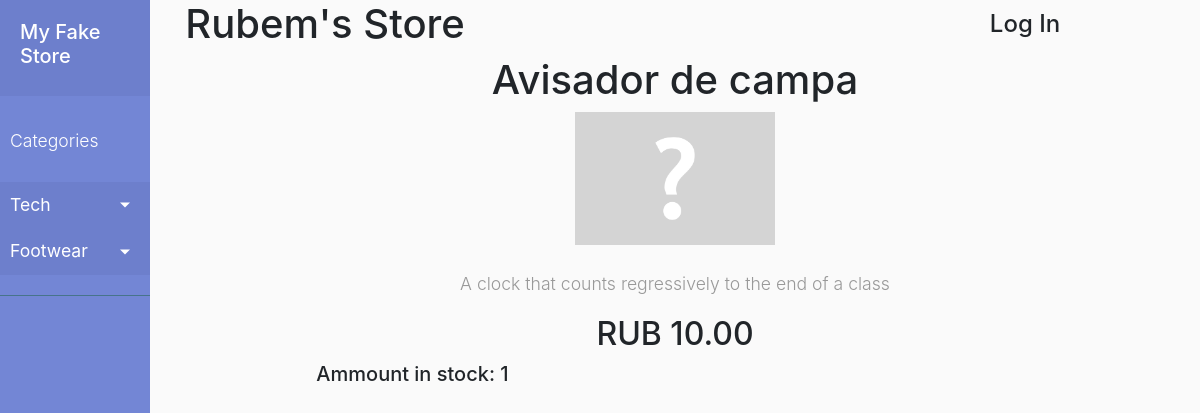
Screenshot of /items/3 with the database file from the repository.
### store/models.py (models this page shows, shortened)
class storeCategory(models.Model):
    name = models.CharField(max_length=40)
    description = models.CharField(max_length=100)
    parent_id = models.ForeignKey("storeCategory", on_delete=models.SET_NULL, null=True, blank=True)

class storeItem(models.Model):
    image = models.ImageField(null=True, blank=True, upload_to=get_media_path)
    name = models.CharField(max_length=40)
    description = models.CharField(max_length=200)
    price = models.DecimalField(max_digits=10, decimal_places=2)
    category_id = models.ForeignKey(storeCategory, on_delete=models.SET_NULL, null=True, blank=True)
    inStock = models.IntegerField()

### store/views.py (the view)
# urls.py: path('items/<int:id>', views.get_item_page),
def get_item_page(request, id):
    user = request.user
    categories = storeCategory.objects.all()
    item = storeItem.objects.get(id=id)
    return render(request, 'store/item_page.html', {'item' : item, 'categories':categories })

### store/templates/store/item_page.html (shortened to what this page needs)
{% extends 'store/base.html' %}
{% block content %}
<div class="row align-items-center">
    <div class="col" id="item_name">
        <a><h1>{{item.name}}</h1> </a>
    </div>
</div>
<div class="row align-items-center">
    <div class="col">
        {% if item.image %}
        <img src="{{item.image.url}}" style="height:200px;">
        {% else %}
        <img src="/media/none.png" style="width: 200px;">
        {% endif %}
    </div>
</div>
<br>
<div class="row align-items-center">
    <div class="col">
        <p>{{item.description}}</p>
    </div>
</div>
<div class="row align-items-center">
    <div class="col">
        <h2>RUB {{item.price}}</h2>
    </div>
</div>
<div class="row align-items-center">
    <div class="col">
        <h5>Ammount in stock: {{item.inStock}}</h5>
    </div>
    <div class="col">
    </div>
</div>
<br>
{% endblock %}

### store/templates/store/base.html (shortened to what this page needs)
{% load static %}
<html>
    <head>
        <link rel="stylesheet" href="https://stackpath.bootstrapcdn.com/bootstrap/4.1.3/css/bootstrap.min.css">
        <link rel="stylesheet" href="{% static '/css/store.css' %}">
    </head>
    <body>
        <div class="wrapper">
            {% if categories %}
            <nav id="sidebar">
                <div class="sidebar-header">
                    <h5><a href="/">My Fake Store</a></h5>
                </div>
                <ul class="list-unstyled components">
                        <p>Categories</p>
                        <li class="active">
                        {% for cat in categories %}
                            {% if cat.parent_id == None %}
                                <a href="#{{cat.name}}Submenu" data-toggle="collapse" aria-expanded="false" class="dropdown-toggle">{{cat.name}}</a>
                            {% endif %}
                        {% endfor %}
                        </li>
                </ul>
            </nav>
            {% endif %}
            <div id="content">
                <div class="container-fluid">
                    <div class="row align-items-center" id="bar">
                        <div class="col" id="Title">
                            <a href="/"><h1>Rubem's Store</h1></a>
                        </div>
                        <div class="col" id="search">
                        </div>
                        <div class="col" id="search">
                            {% if user.id %}
                            <a href="/accounts/profile"><h4>{{user}} </h4></a><h6><a href="/logout">Log Out</a></h6>
                            {% else %}
                            <a href="/login"><h4>Log In</h4></a>
                            {% endif %}
                        </div>
                    </div>
                    {% block content %}
                    {% endblock %}
                </div>
            </div>
        </div>
    </body>
</html>

### store/static/css/store.css (style rules this page uses)
#content { width: 100%; }
.col { text-align: center; }
.wrapper { display: flex; width: 100%; align-items: stretch; }
#sidebar { min-width: 150px; max-width: 150px; min-height: 100vh; background: #7386D5; color: #fff; transition: all 0.3s; }
a[data-toggle="collapse"] { position: relative; }
.dropdown-toggle::after { display: block; position: absolute; top: 50%; right: 20px; transform: translateY(-50%); }
body { background: #fafafa; }
p { font-size: 1.1em; font-weight: 300; line-height: 1.7em; color: #999; }
a, a:hover, a:focus { color: inherit; text-decoration: none; transition: all 0.3s; }
#sidebar .sidebar-header { padding: 20px; background: #6d7fcc; }
#sidebar ul.components { padding: 20px 0; border-bottom: 1px solid #47748b; }
#sidebar ul p { color: #fff; padding: 10px; }
#sidebar ul li a { padding: 10px; font-size: 1.1em; display: block; }
#sidebar ul li.active > a, a[aria-expanded="true"] { color: #fff; background: #6d7fcc; }

### rows the page displays
storeCategory: name "Tech"
storeCategory: name "Footwear"
storeItem: name "Avisador de campa", description "A clock that counts regressively to the end of a class", price "10.00", inStock "1"
